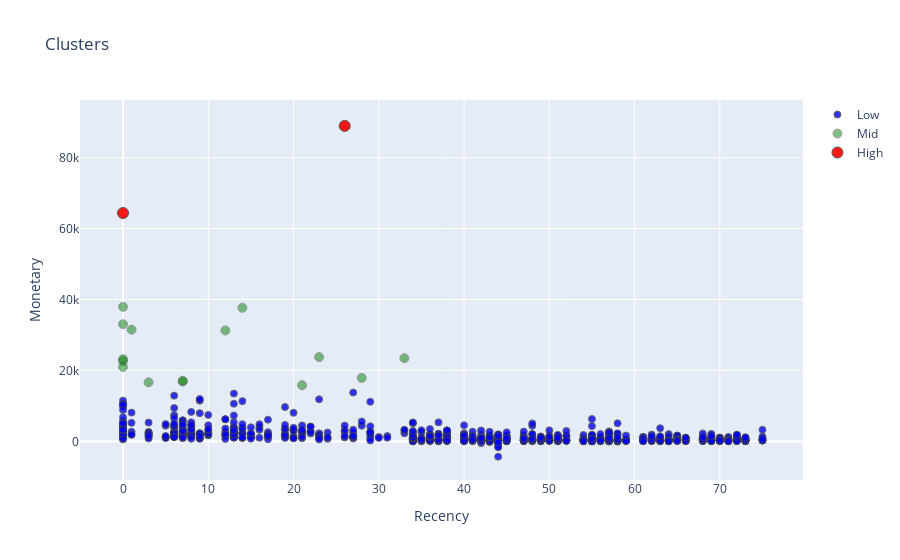

Source (notebook cell):
### Code cell
# plot monetary vs recency
tx_graph = RFM.copy()
#query("Monetary < 50000 and Frequency < 2000")

plot_data = [
    go.Scatter(
        x=tx_graph.query("Cluster == 'Active-Low'")['Recency'],
        y=tx_graph.query("Cluster == 'Active-Low'")['Monetary'],
        mode='markers',
        name='Low',
        marker= dict(size= 7,
            line= dict(width=1),
            color= 'blue',
            opacity= 0.8
           )
    ),
        go.Scatter(
        x=tx_graph.query("Cluster == 'Active-Mid'")['Recency'],
        y=tx_graph.query("Cluster == 'Active-Mid'")['Monetary'],
        mode='markers',
        name='Mid',
        marker= dict(size= 9,
            line= dict(width=1),
            color= 'green',
            opacity= 0.5
           )
    ),
        go.Scatter(
        x=tx_graph.query("Cluster == 'Active-High'")['Recency'],
        y=tx_graph.query("Cluster == 'Active-High'")['Monetary'],
        mode='markers',
        name='High',
        marker= dict(size= 11,
            line= dict(width=1),
            color= 'red',
            opacity= 0.9
           )
    ),
]

plot_layout = go.Layout(
        yaxis= {'title': "Monetary"},
        xaxis= {'title': "Recency"},
        title='Clusters'
    )
fig = go.Figure(data=plot_data, layout=plot_layout)

fig

### Figure 1 — Plotly figure (JSON) as saved in the notebook; plotly's stock layout.template omitted (floating-point values rounded to 4 significant figures; data arrays with more than 128 entries replaced by an {"elided": "..."} marker saying what was removed)
{"data": [{"marker": {"color": "blue", "line": {"width": 1}, "opacity": 0.8, "size": 7}, "mode": "markers", "name": "Low", "type": "scatter", "x": {"elided": "915 int values"}, "y": {"elided": "915 float values"}}, {"marker": {"color": "green", "line": {"width": 1}, "opacity": 0.5, "size": 9}, "mode": "markers", "name": "Mid", "type": "scatter", "x": [0, 12, 0, 3, 0, 28, 21, 1, 33, 0, 7, 23, 7, 14, 0], "y": [22670.0, 31280.0, 20990.0, 16640.0, 23200.0, 17890.0, 15850.0, 31500.0, 23460.0, 33050.0, 16880.0, 23770.0, 17080.0, 37660.0, 37930.0]}, {"marker": {"color": "red", "line": {"width": 1}, "opacity": 0.9, "size": 11}, "mode": "markers", "name": "High", "type": "scatter", "x": [0, 26], "y": [64380.0, 88950.0]}], "layout": {"title": {"text": "Clusters"}, "xaxis": {"title": {"text": "Recency"}}, "yaxis": {"title": {"text": "Monetary"}}}}
